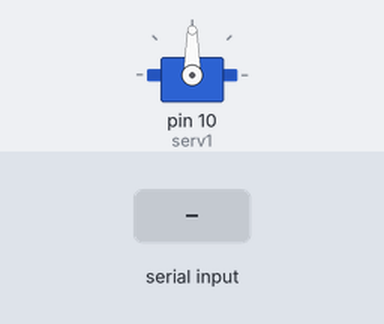
The sketch below on a simulated Arduino Uno, built with avr-gcc and run on an emulated ATmega328P. On the bench: servo. Inputs (shaded band) come from the test bench.

Above: at 1.2 s.
1.3 s: "30,150\n" received over Serial
At 3.0 s:
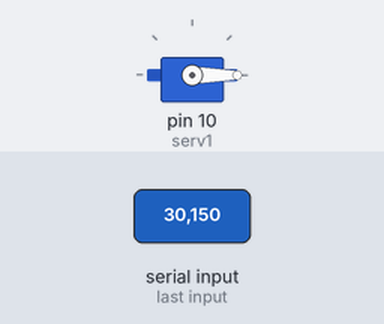
3.8 s: "90,45\n" received over Serial
At 4.1 s:
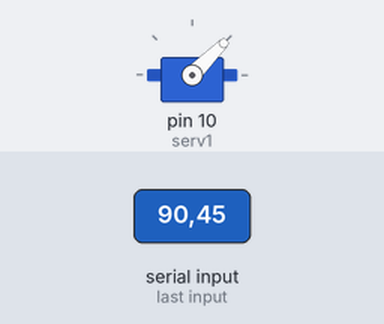
6.3 s: "200\n" received over Serial
At 7.1 s:
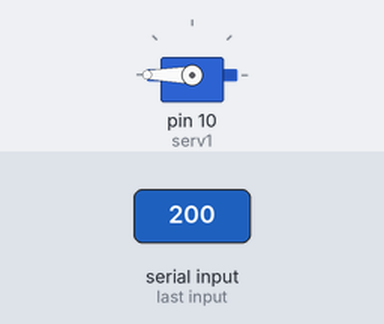
Timing chart, 0 to 9.3 s (numbered marks = the images above; inputs shaded):
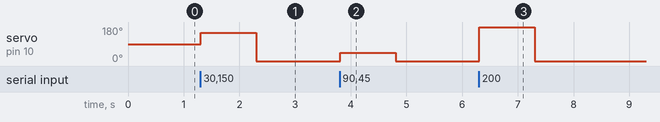

Measured:
- after the input at 1.3 s, servo on pin 10 (serv1): 90° → 150° at once, → 0° 1.0 s later
- after the input at 3.8 s, servo on pin 10 (serv1): 0° → 45° at once, → 0° 1.0 s later
- after the input at 6.3 s, servo on pin 10 (serv1): 0° → 180° at once, → 0° 1.0 s later

The sketch:

bluetooth_base.ino
```cpp
/*

char NOMBRE[10]  = "BTDENIS01";    // le nom du module
char BPS         = '4'        ;           // 1=1200 , 2=2400, 3=4800, 4=9600, 5=19200, 6=38400, 7=57600, 8=115200
char PASS[10]    = "1234"     ;   // le mot de passe
int pinLed = 8                ;

void setup()
{
   Serial.begin(9600)         ;
   pinMode(13,OUTPUT)         ;
   digitalWrite(13,HIGH)      ;
   delay(10000)               ;
   digitalWrite(13,LOW)       ;

   Serial.print("AT")         ;
   delay(1000)                ;

   Serial.print("AT+NAME")    ;
   Serial.print(NOMBRE)       ;
   delay(1000)                ;

   Serial.print("AT+BAUD")    ;
   Serial.print(BPS)          ;
   delay(1000)                ;

   Serial.print("AT+PIN")     ;
   Serial.print(PASS)         ;
   delay(1000)                ;

   pinMode(pinLed, OUTPUT)    ;
}

void loop()
{
   digitalWrite(13, !digitalRead(13))  ;
   delay(500)                          ;
}
*/

//**********************************************
// Module bluetooth HC06  envoi de commandes AT
// et affichage de la réponse du module
// D'après http://nicolasz68.blogspot.fr/2012/09/module-bluetooth-jy-mcu-v104-pour.html
//
//
//***********************************************/*
/*
#include <SoftwareSerial.h>  //Software Serial Port
#define RxD 2    //Pin 2 pour RX (pin0=serial) vert
#define TxD 3    //Pin 3 pour TX, on peut changer noir
SoftwareSerial BTSerie(RxD,TxD);

void setup()
{
  Serial.begin(9600);    //115200 si on veut
  delay(500);
  Serial.println("Bonjour - Pret pour les commandes AT");
  // Configuration du bluetooth
  pinMode(RxD, INPUT);
  pinMode(TxD, OUTPUT);
  BTSerie.begin(57600);  //57600
  delay(500);
  BTSerie.print("AT+VERSION");  //Demande le N° de version
  delay(1000);
  // BTSerie.print("\n");
}
void loop()
{
  char recvChar;
  //On lit caractere par caractere sur le BTSerie et on affiche sur le Terminal Serie
  if (BTSerie.available()) {
    recvChar = BTSerie.read();
    Serial.print(recvChar);
  }
  // Serial.write(blueToothSerial.read());
  if (Serial.available()) {
    recvChar = Serial.read();
    BTSerie.write(recvChar);
  }
}
*/
```

bluetooth_led.ino
```cpp
#include <Servo.h>

//const int pinLed = 8;
Servo serv1;

void setup() // Fonction d’initialisation de la carte
{
  //pinMode(pinLed, OUTPUT); // Definir pinLed comme une sortie
  Serial.begin(9600); // Demarrer la liaison a 9600bauds
  serv1.attach(10);
}

void loop() // Fonction principale, elle se répète (s’exécute) à l'infini
{
   while (Serial.available() == 0); // Attendre de recevoir des caracteres
   // char c = Serial.read(); // Lire les caracteres recus et les stocker dans c
   // if(c =='1') // Si c = 1
   // {
   //   digitalWrite(pinLed, HIGH); // Fermer le pinLed
   // }
   // if(c == '0') // Si c = 0
   // {
   //   digitalWrite(pinLed, LOW); // Ouvrir le pinLed
   // }
   // delay(500); // Attendre une demi seconde
   int angle = Serial.parseInt();
   serv1.write(angle);
}
```
